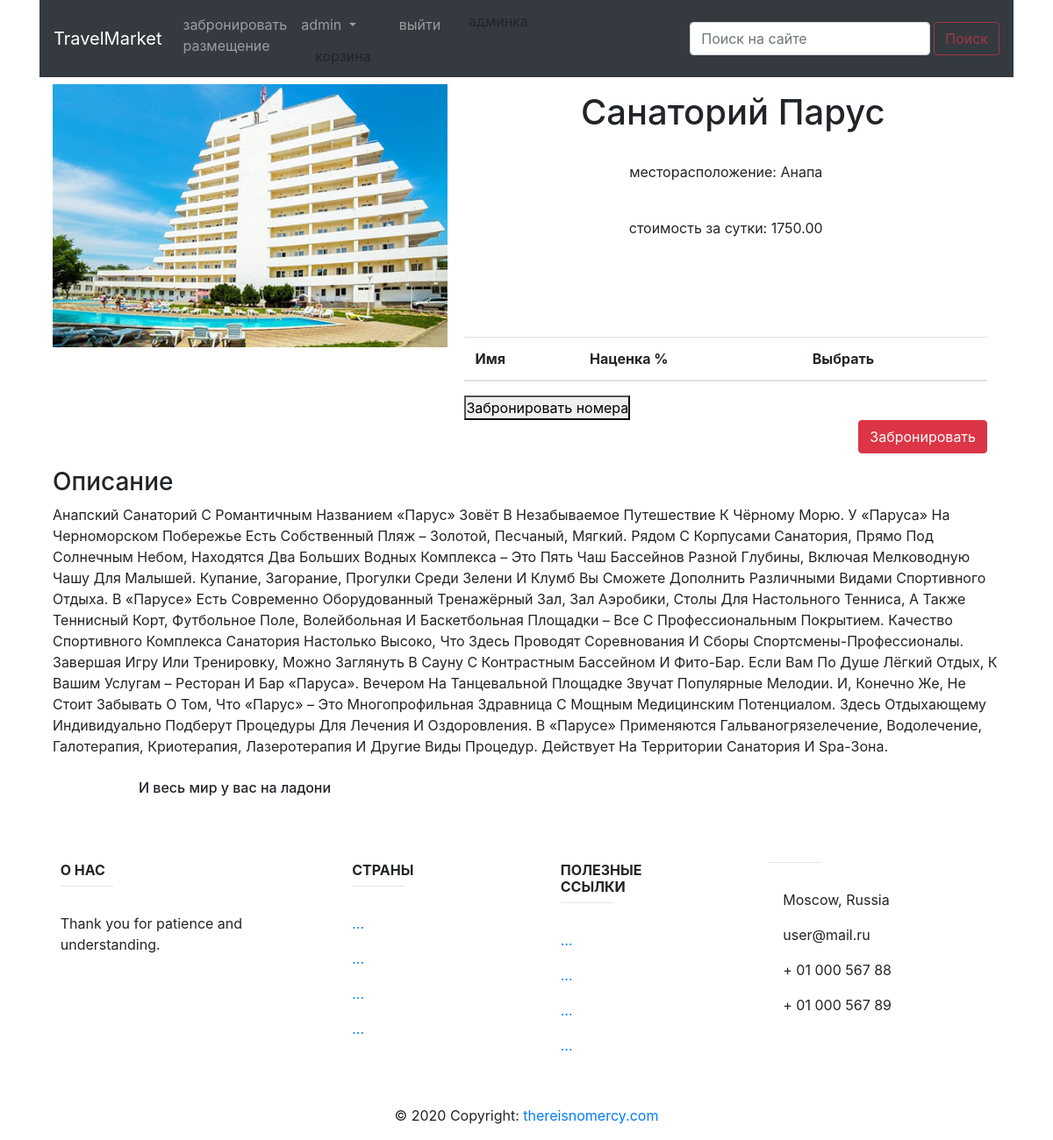
The page /list_of_accommodations/accommodation_details/00000000-0000-0000-0000-000000000001/ (signed in) on the database its author committed.
### authapp/models.py (models this page shows)
class TravelUser(AbstractUser):
    avatar = models.ImageField(upload_to='users_avatars', blank=True)
    age = models.PositiveIntegerField(verbose_name='возраст', default=18)

### mainapp/models.py (models this page shows, shortened)
class Accommodation(models.Model):
    id = models.UUIDField(primary_key=True, default=uuid.uuid4, editable=False)
    country = models.ForeignKey(ListOfCountries, on_delete=models.CASCADE)
    region = models.ForeignKey(Regions, on_delete=models.CASCADE, related_name='Regionid')
    name = models.CharField(verbose_name='название проживания',
                                           max_length=128, unique=True)
    image = models.ImageField(upload_to='accommodation_img', blank=True)
    short_desc = models.TextField(verbose_name='краткое описание продукта',
                                  max_length=60, blank=True)
    description = models.TextField(verbose_name='описание продукта',
                                   blank=True)
    availability = models.PositiveIntegerField(
				verbose_name='количество свободных номеров')
    price = models.DecimalField(
        verbose_name='цена', max_digits=8, decimal_places=2, default=0)
    room_desc = models.TextField(verbose_name='краткое описание комнаты',
                                 max_length=60, blank=True)
    is_active = models.BooleanField(verbose_name='активна', default=True)

class Regions(models.Model):
    id = models.UUIDField(primary_key=True, default=uuid.uuid4, editable=False)
    country = models.ForeignKey(ListOfCountries, on_delete=models.CASCADE)
    name = models.CharField(verbose_name='имя', max_length=64, unique=True)
    description = models.TextField(verbose_name='описание', blank=True)
    is_active = models.BooleanField(verbose_name='активна', default=True)
    def __str__(self):
        return self.name

### mainapp/views.py (the view, shortened to what this page needs)
# urls.py: path('accommodation_details/<pk>/', mainapp.accommodation, name='accommodation'),
def accommodation(request, pk):
    title = 'продукты'
    list_apartmen = Apartmen.get_accommodation_items(pk)
    accommodation = get_object_or_404(Accommodation, pk=pk)
    content = {
        'title': title,
        'accommodation': get_object_or_404(Accommodation, pk=pk),
        'list_apartmen': list_apartmen,
    }
    return render(request, 'mainapp/accommodation_details.html', content)

### mainapp/models.py (called while the page is built)
    @staticmethod
    def get_accommodation_items(accommodation):
        return Apartmen.objects.filter(accommodation=accommodation)

### mainapp/templates/mainapp/accommodation_details.html (shortened to what this page needs)
{% extends 'mainapp/base.html' %}
{% load static %}
{% block content %}
    <div class="container-fluid">
        <div class="media ">
            <img src="/media/{{ accommodation.image }}"
                 class="img-fluid mt-2 col-lg-offset-4"
						alt="Responsive image"
                 style="height: 300px">
            <div class="ml-1 container-fluid">
                <div class="align-content-lg-between text-center">
                    <h1 class="mt-3 ml-3">
				{{ accommodation.name|title }}</h1>
                    <br>
                    <p>месторасположение:
				{{ accommodation.region|title }}</p>
                    <br>
                    <p>стоимость за сутки: {{ accommodation.price }}</p>
                    <br><br><br><br>
                </div>
                <form method="post">
                        {% include 'mainapp/includes/apartmens_list.html' %}
                        <button name="btn_accom_add" id="btn_accom_add" type="submit" value="ok">
                            Забронировать номера
                        </button>
                    </form>
                <div class="float-right">
                    <button class="btn  btn-danger " >
                        <a style="color: white; text-decoration: none"
                           href="{% url 'basket:add' accommodation.pk %}">Забронировать</a>
                    </button>
                </div>
            </div>
        </div>
        <div class="mt-3">
            <h3>Описание</h3>
            {{ accommodation.description|title }}
        </div>
    </div>
{% endblock %}

### mainapp/templates/mainapp/includes/inc_menu.html (shortened to what this page needs)
<div class="">
<nav class="navbar navbar-expand-lg navbar-dark bg-dark ">
    <div class="collapse navbar-collapse" id="navbarTogglerDemo01">
        <a class="navbar-brand" href="{% url 'main' %}">TravelMarket</a>
        <ul class="navbar-nav mr-auto mt-2 mt-lg-0">
            <li class="nav-item"><a class="nav-link"
                                    href="{% url 'acc:index' %}">
                забронировать размещение</a></li>
            <li class="nav-item dropdown">
                {% if user.is_authenticated %}
                    <a class="nav-link dropdown-toggle"
                       href="" data-toggle="dropdown" aria-haspopup="true"
                       aria-expanded="false">
                        {{ user|default:'пользователь' }}
                    </a>
                    <a class="dropdown-item" href="{% url 'basket:view' %}">
                        корзина
                    </a>
                    <li class="nav-item">
                        <a class="nav-link"
                           href="{% url 'auth:logout' %}">выйти</a>
                    </li>
                {% else %}
                    <li class="nav-item">
                        <a class="nav-link"
                           href="{% url 'auth:login' %}">войти</a>
                    </li>
                {% endif %}
                {% if user.is_superuser %}
                        <a class="dropdown-item" href="{% url 'admin:users' %}">админка</a>
                {% endif %}
            </li>
        </ul>
        <form class="form-inline my-2 my-lg-0" >
            <input class="form-control mr-sm-1 " action="{% url 'acc:index' %}"
                   type="search" placeholder="Поиск на сайте" aria-label="Search"
            name="search">
            <button class="btn btn-outline-danger my-2 my-sm-0 disabled"
                    type="submit">Поиск</button>
        </form>
    </div>
</nav>
</div>

### static/css/style.css (style rules this page uses)
* { margin: 0; padding: 0; }
body { font-family: 'Montserrat', sans-serif; }
html, body { height: 100%; }

### rows shown on the page
TravelUser: username "admin"
Accommodation: image (picture), name "Санаторий Парус", region "Анапа", price "1750.00", description "Анапский Санаторий С Романтичным Названием «Парус» Зовёт В Незабываемое Путешествие К Чёрному Морю. У «Паруса» На Черноморском Побережье Есть Собственный Пляж – Золотой, Песчаный, Мягкий. Рядом С Корпусами Санатория, Прямо Под Солнечным Небом, Находятся Два Больших Водных Комплекса – Это Пять Чаш Бассейнов Разной Глубины, Включая Мелководную Чашу Для Малышей. Купание, Загорание, Прогулки Среди Зелени И Клумб Вы Сможете Дополнить Различными Видами Спортивного Отдыха. В «Парусе» Есть Современно Оборудованный Тренажёрный Зал, Зал Аэробики, Столы Для Настольного Тенниса, А Также Теннисный Корт, Футбольное Поле, Волейбольная И Баскетбольная Площадки – Все С Профессиональным Покрытием. Качество…"
